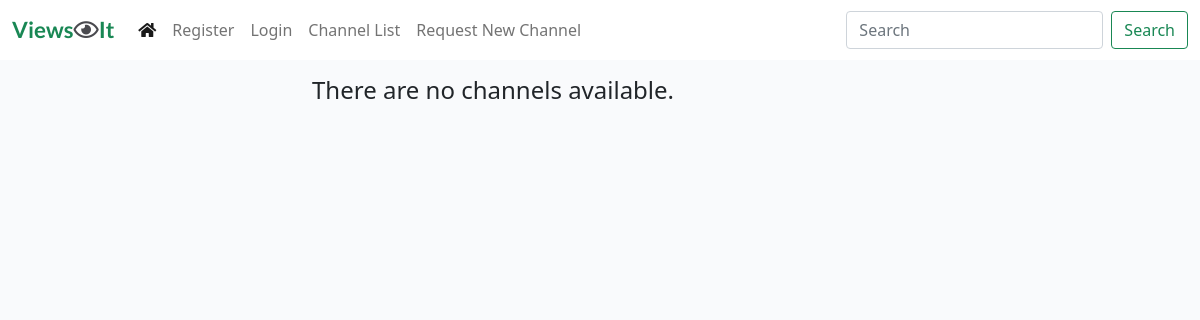
The app's page /, older data.
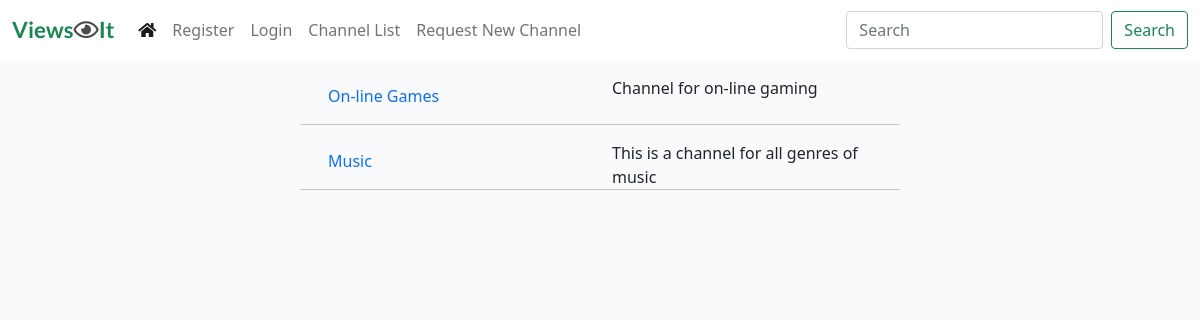
The same page, newer data.
### viewsit_app/models.py (models this page shows, shortened)
class Channel(models.Model):
    topic = models.CharField(max_length=50)
    topic_url = models.SlugField(max_length=50, unique=True, null=True)
    description = models.CharField(max_length=200)
    author = models.ForeignKey(User, on_delete=models.CASCADE,
                               related_name="channels")
    created_on = models.DateTimeField(auto_now_add=True)
    updated_on = models.DateTimeField(auto_now=True)
    status = models.IntegerField(choices=STATUS, default=0)
    class Meta:
        ordering = ['-created_on']

### viewsit_app/views.py (the view)
# urls.py: path('', views.ChannelList.as_view(), name='home'),
class ChannelList(generic.ListView):
    model = Channel
    queryset = Channel.objects.filter(status=1).order_by("-created_on")
    template_name = "channel_list.html"

### templates/channel_list.html (shortened to what this page needs)
{% extends "base.html" %}
{% block content %}
<div class="container-fluid">
    <div class="row">
        <div class="col-3"></div>
        <div class="col-6 mt-3 left">
            {% for channel in channel_list %}
                <div class="row">
                    <div class="col" ><a class="nav-link" href="{% url 'channel_view' slug=channel.topic_url %}"><p class="card-title">{{ channel.topic }}</p></a> </div>
                    <div class="col"><p class="card-text">{{ channel.description }}</p></div>
                    <hr />
                </div>
            {% empty %}
                <div><h4>There are no channels available.</h4></div>
            {% endfor %}
        </div>
        <div class="col-3"></div>
    </div>
</div>
{%endblock%}

### templates/base.html (shortened to what this page needs)
{% load static %}
<!DOCTYPE html>
<html class="h-100">
<head>
    <link rel="stylesheet" href="https://cdnjs.cloudflare.com/ajax/libs/font-awesome/5.15.3/css/all.min.css">
    <link href="https://cdn.jsdelivr.net/npm/bootstrap@5.0.1/dist/css/bootstrap.min.css" rel="stylesheet"
>
    <link href="https://cdn.jsdelivr.net/npm/summernote@0.8.18/dist/summernote.min.css" rel="stylesheet">
    <link rel="stylesheet" href="{% static 'css/style.css' %}">
</head>
<body class="d-flex flex-column h-100 main-bg">
    <nav class="navbar navbar-expand-lg navbar-light bg-white">
        <div class="container-fluid">
            <a class="navbar-brand" href="{% url 'home' %}"><span class="brand">
                <span class="text-success">Views</span><span><i class="far fa-eye"></i><span class="text-success">It</span></span></a>
            <div class="collapse navbar-collapse" id="navbarText">
                <ul class="navbar-nav me-auto mb-2 mb-lg-0">
                    <li class="nav-item">
                        <a class="nav-link active" aria-current="page" href="{% url 'channel_view_all' %}"><i class="fas fa-home"></i></a>
                    </li>
                    {% if user.is_authenticated %}
                    <li class="nav-item">
                        <a class="nav-link" href="{% url 'account_logout' %}">Logout</a>
                    </li>
                    {% else %}
                    <li class="nav-item">
                        <a class="nav-link" href="{% url 'account_signup' %}">Register</a>
                    </li>
                    <li class="nav-item">
                        <a class="nav-link" href="{% url 'account_login' %}">Login</a>
                    </li>
                    {% endif %}
                    <li class="nav-item">
                        <a class="nav-link" href="{% url 'channel_list' %}">Channel List</a>
                    </li>
                    <li class="nav-item">
                        <a class="nav-link" href="{% url 'channel_form' %}">Request New Channel</a>
                    </li>
                </ul>
                <span class="navbar-nav ml-auto mr-auto">
                    <form class="d-flex">
                        <input class="form-control me-2" type="search" placeholder="Search" aria-label="Search">
                        <button class="btn btn-outline-success" type="submit">Search</button>
                    </form>
                </span>
            </div>
        </div>
    </nav>
    <main class="flex-shrink-0 main-bg">
        {% block content %}
        {% endblock content %}
    </main>
</body>
</html>

### static/css/style.css (style rules this page uses)
body { background-color: #F9FAFC; }
.brand { font-family: Lato, sans-serif; font-size: 1.4rem; font-weight: 700; color: #4A4A4F; }
.main-bg { background-color: #F9FAFC; }

Row changes from the older to the newer data that the page shows:
added Channel: topic "On-line Games", description "Channel for on-line gaming"
added Channel: topic "Music", description "This is a channel for all genres of music"
Text that changed along with them:
text no longer shown: "There are no channels available."
